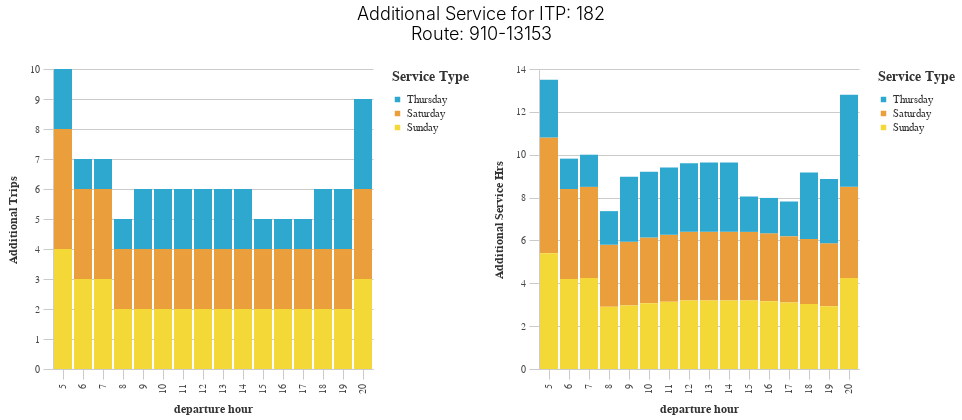

Notebook code for this chart:
### Code cell
additional_service_by_hour(service_increase, 
                           itp_id = 182, route = "910-13153")

### Figure 1 — Vega-Lite specification as saved in the notebook (floating-point values rounded to 4 significant figures)
{"width": 400, "height": 250, "background": "white", "config": {"title": {"fontSize": 18, "font": "Raleway", "anchor": "middle", "fontColor": "#333", "fontWeight": 300, "offset": 20}, "header": {"labelFont": "Nunito Sans", "titleFont": "Raleway"}, "axis": {"domain": true, "domainColor": "#cbcbcb", "grid": true, "gridColor": "#cbcbcb", "gridWidth": 1, "labelColor": "#474747", "labelFontSize": 10, "titleColor": "#333", "tickColor": "#cbcbcb", "tickSize": 10, "titleFontSize": 12, "titlePadding": 10, "labelPadding": 4, "labelFont": "Nunito Sans", "titleFont": "Raleway"}, "axisBand": {"grid": false}, "range": {"category_bright": ["#2EA8CE", "#EB9F3C", "#F4D837", "#51BF9D", "#8CBCCB", "#9487C0"], "category_bold": ["#136C97", "#E16B26", "#F6BF16", "#00896B", "#7790A3", "#5B559C"], "diverging": ["#E16B26", "#EB9F3C", "#f6e7e1", "#8CBCCB", "#2EA8CE", "#136C97"], "sequential": ["#B9D6DF", "#8CBCCB", "#2EA8CE", "#136C97", "#0B405B"]}, "legend": {"labelFont": "Nunito Sans", "labelFontSize": 11, "symbolType": "square", "symbolSize": 30, "titleFont": "Raleway", "titleFontSize": 14, "titlePadding": 10, "padding": 1, "orient": "right", "labelLimit": 0, "labelColor": "#333", "titleColor": "#333"}, "view": {"stroke": "transparent"}, "group": {"fill": "white"}, "arc": {"fill": "#8CBCCB"}, "area": {"fill": "#8CBCCB"}, "line": {"stroke": "#8CBCCB", "strokeWidth": 2}, "trail": {"color": "#8CBCCB", "stroke": "#8CBCCB", "strokeWidth": 0, "size": 1}, "path": {"stroke": "#8CBCCB", "strokeWidth": 0.5}, "rect": {"fill": "#8CBCCB"}, "point": {"filled": true, "shape": "circle"}, "shape": {"stroke": "#8CBCCB"}, "text": {"font": "Nunito Sans", "color": "#8CBCCB", "fontSize": 11, "align": "center", "fontWeight": 400, "size": 11}, "bar": {"binSpacing": 2, "fill": "#8CBCCB", "stroke": false}, "background": "white", "font": "Raleway"}, "hconcat": [{"mark": "bar", "encoding": {"color": {"field": "day_name", "scale": {"domain": ["Thursday", "Saturday", "Sunday"], "range": ["#2EA8CE", "#EB9F3C", "#F4D837", "#51BF9D", "#8CBCCB", "#9487C0"]}, "title": "Service Type", "type": "nominal"}, "x": {"field": "departure_hour", "title": "departure hour", "type": "ordinal"}, "y": {"field": "additional_trips", "title": "Additional Trips", "type": "quantitative"}}}, {"mark": "bar", "encoding": {"color": {"field": "day_name", "scale": {"domain": ["Thursday", "Saturday", "Sunday"], "range": ["#2EA8CE", "#EB9F3C", "#F4D837", "#51BF9D", "#8CBCCB", "#9487C0"]}, "title": "Service Type", "type": "nominal"}, "x": {"field": "departure_hour", "title": "departure hour", "type": "ordinal"}, "y": {"field": "addl_service_hrs", "title": "Additional Service Hrs", "type": "quantitative"}}}], "data": {"name": "data-bb2e4c9ae74fd444a438821915c57877"}, "resolve": {"scale": {"color": "independent"}}, "title": {"text": ["Additional Service for ITP: 182", "Route: 910-13153"]}, "$schema": "https://vega.github.io/schema/vega-lite/v4.17.0.json", "datasets": {"data-bb2e4c9ae74fd444a438821915c57877": [{"itp_id": 182, "shape_id": "9100212_DEC21", "day_name": "Saturday", "departure_hour": 5, "trips_per_hour": 0.0, "mean_runtime_min": null, "tract_type": "urban", "min_runtime_min": 81.0, "runtime": 81, "additional_trips": 4.0, "service_hrs": 0.0, "addl_service_hrs": 5.4, "service_hours_annual": 0.0, "addl_service_hrs_annual": 280.8, "route_id": "910-13153", "route_length": 206300.0, "total_routes": 119, "Route": 110, "County": "LA", "District": 7, "RouteType": "Interstate", "NB": 1, "SB": 1, "EB": 0, "WB": 0, "highway_length": 125200.0, "pct_route": 0.42, "pct_highway": 0.693, "parallel": 1}, {"itp_id": 182, "shape_id": "9100212_DEC21", "day_name": "Saturday", "departure_hour": 6, "trips_per_hour": 1.0, "mean_runtime_min": 84.0, "tract_type": "urban", "min_runtime_min": 81.0, "runtime": 84, "additional_trips": 3.0, "service_hrs": 1.4, "addl_service_hrs": 4.2, "service_hours_annual": 72.8, "addl_service_hrs_annual": 218.4, "route_id": "910-13153", "route_length": 206300.0, "total_routes": 119, "Route": 110, "County": "LA", "District": 7, "RouteType": "Interstate", "NB": 1, "SB": 1, "EB": 0, "WB": 0, "highway_length": 125200.0, "pct_route": 0.42, "pct_highway": 0.693, "parallel": 1}, {"itp_id": 182, "shape_id": "9100212_DEC21", "day_name": "Saturday", "departure_hour": 7, "trips_per_hour": 1.0, "mean_runtime_min": 85.0, "tract_type": "urban", "min_runtime_min": 81.0, "runtime": 85, "additional_trips": 3.0, "service_hrs": 1.417, "addl_service_hrs": 4.25, "service_hours_annual": 73.67, "addl_service_hrs_annual": 221.0, "route_id": "910-13153", "route_length": 206300.0, "total_routes": 119, "Route": 110, "County": "LA", "District": 7, "RouteType": "Interstate", "NB": 1, "SB": 1, "EB": 0, "WB": 0, "highway_length": 125200.0, "pct_route": 0.42, "pct_highway": 0.693, "parallel": 1}, {"itp_id": 182, "shape_id": "9100212_DEC21", "day_name": "Saturday", "departure_hour": 8, "trips_per_hour": 2.0, "mean_runtime_min": 87.0, "tract_type": "urban", "min_runtime_min": 81.0, "runtime": 87, "additional_trips": 2.0, "service_hrs": 2.9, "addl_service_hrs": 2.9, "service_hours_annual": 150.8, "addl_service_hrs_annual": 150.8, "route_id": "910-13153", "route_length": 206300.0, "total_routes": 119, "Route": 110, "County": "LA", "District": 7, "RouteType": "Interstate", "NB": 1, "SB": 1, "EB": 0, "WB": 0, "highway_length": 125200.0, "pct_route": 0.42, "pct_highway": 0.693, "parallel": 1}, {"itp_id": 182, "shape_id": "9100212_DEC21", "day_name": "Saturday", "departure_hour": 9, "trips_per_hour": 2.0, "mean_runtime_min": 89.0, "tract_type": "urban", "min_runtime_min": 81.0, "runtime": 89, "additional_trips": 2.0, "service_hrs": 2.967, "addl_service_hrs": 2.967, "service_hours_annual": 154.3, "addl_service_hrs_annual": 154.3, "route_id": "910-13153", "route_length": 206300.0, "total_routes": 119, "Route": 110, "County": "LA", "District": 7, "RouteType": "Interstate", "NB": 1, "SB": 1, "EB": 0, "WB": 0, "highway_length": 125200.0, "pct_route": 0.42, "pct_highway": 0.693, "parallel": 1}, {"itp_id": 182, "shape_id": "9100212_DEC21", "day_name": "Saturday", "departure_hour": 10, "trips_per_hour": 2.0, "mean_runtime_min": 92.0, "tract_type": "urban", "min_runtime_min": 81.0, "runtime": 92, "additional_trips": 2.0, "service_hrs": 3.067, "addl_service_hrs": 3.067, "service_hours_annual": 159.5, "addl_service_hrs_annual": 159.5, "route_id": "910-13153", "route_length": 206300.0, "total_routes": 119, "Route": 110, "County": "LA", "District": 7, "RouteType": "Interstate", "NB": 1, "SB": 1, "EB": 0, "WB": 0, "highway_length": 125200.0, "pct_route": 0.42, "pct_highway": 0.693, "parallel": 1}, {"itp_id": 182, "shape_id": "9100212_DEC21", "day_name": "Saturday", "departure_hour": 11, "trips_per_hour": 2.0, "mean_runtime_min": 94.0, "tract_type": "urban", "min_runtime_min": 81.0, "runtime": 94, "additional_trips": 2.0, "service_hrs": 3.133, "addl_service_hrs": 3.133, "service_hours_annual": 162.9, "addl_service_hrs_annual": 162.9, "route_id": "910-13153", "route_length": 206300.0, "total_routes": 119, "Route": 110, "County": "LA", "District": 7, "RouteType": "Interstate", "NB": 1, "SB": 1, "EB": 0, "WB": 0, "highway_length": 125200.0, "pct_route": 0.42, "pct_highway": 0.693, "parallel": 1}, {"itp_id": 182, "shape_id": "9100212_DEC21", "day_name": "Saturday", "departure_hour": 12, "trips_per_hour": 2.0, "mean_runtime_min": 96.0, "tract_type": "urban", "min_runtime_min": 81.0, "runtime": 96, "additional_trips": 2.0, "service_hrs": 3.2, "addl_service_hrs": 3.2, "service_hours_annual": 166.4, "addl_service_hrs_annual": 166.4, "route_id": "910-13153", "route_length": 206300.0, "total_routes": 119, "Route": 110, "County": "LA", "District": 7, "RouteType": "Interstate", "NB": 1, "SB": 1, "EB": 0, "WB": 0, "highway_length": 125200.0, "pct_route": 0.42, "pct_highway": 0.693, "parallel": 1}, {"itp_id": 182, "shape_id": "9100212_DEC21", "day_name": "Saturday", "departure_hour": 13, "trips_per_hour": 2.0, "mean_runtime_min": 96.0, "tract_type": "urban", "min_runtime_min": 81.0, "runtime": 96, "additional_trips": 2.0, "service_hrs": 3.2, "addl_service_hrs": 3.2, "service_hours_annual": 166.4, "addl_service_hrs_annual": 166.4, "route_id": "910-13153", "route_length": 206300.0, "total_routes": 119, "Route": 110, "County": "LA", "District": 7, "RouteType": "Interstate", "NB": 1, "SB": 1, "EB": 0, "WB": 0, "highway_length": 125200.0, "pct_route": 0.42, "pct_highway": 0.693, "parallel": 1}, {"itp_id": 182, "shape_id": "9100212_DEC21", "day_name": "Saturday", "departure_hour": 14, "trips_per_hour": 2.0, "mean_runtime_min": 96.0, "tract_type": "urban", "min_runtime_min": 81.0, "runtime": 96, "additional_trips": 2.0, "service_hrs": 3.2, "addl_service_hrs": 3.2, "service_hours_annual": 166.4, "addl_service_hrs_annual": 166.4, "route_id": "910-13153", "route_length": 206300.0, "total_routes": 119, "Route": 110, "County": "LA", "District": 7, "RouteType": "Interstate", "NB": 1, "SB": 1, "EB": 0, "WB": 0, "highway_length": 125200.0, "pct_route": 0.42, "pct_highway": 0.693, "parallel": 1}, {"itp_id": 182, "shape_id": "9100212_DEC21", "day_name": "Saturday", "departure_hour": 15, "trips_per_hour": 2.0, "mean_runtime_min": 96.0, "tract_type": "urban", "min_runtime_min": 81.0, "runtime": 96, "additional_trips": 2.0, "service_hrs": 3.2, "addl_service_hrs": 3.2, "service_hours_annual": 166.4, "addl_service_hrs_annual": 166.4, "route_id": "910-13153", "route_length": 206300.0, "total_routes": 119, "Route": 110, "County": "LA", "District": 7, "RouteType": "Interstate", "NB": 1, "SB": 1, "EB": 0, "WB": 0, "highway_length": 125200.0, "pct_route": 0.42, "pct_highway": 0.693, "parallel": 1}, {"itp_id": 182, "shape_id": "9100212_DEC21", "day_name": "Saturday", "departure_hour": 16, "trips_per_hour": 2.0, "mean_runtime_min": 95.0, "tract_type": "urban", "min_runtime_min": 81.0, "runtime": 95, "additional_trips": 2.0, "service_hrs": 3.167, "addl_service_hrs": 3.167, "service_hours_annual": 164.7, "addl_service_hrs_annual": 164.7, "route_id": "910-13153", "route_length": 206300.0, "total_routes": 119, "Route": 110, "County": "LA", "District": 7, "RouteType": "Interstate", "NB": 1, "SB": 1, "EB": 0, "WB": 0, "highway_length": 125200.0, "pct_route": 0.42, "pct_highway": 0.693, "parallel": 1}, {"itp_id": 182, "shape_id": "9100212_DEC21", "day_name": "Saturday", "departure_hour": 17, "trips_per_hour": 2.0, "mean_runtime_min": 93.0, "tract_type": "urban", "min_runtime_min": 81.0, "runtime": 93, "additional_trips": 2.0, "service_hrs": 3.1, "addl_service_hrs": 3.1, "service_hours_annual": 161.2, "addl_service_hrs_annual": 161.2, "route_id": "910-13153", "route_length": 206300.0, "total_routes": 119, "Route": 110, "County": "LA", "District": 7, "RouteType": "Interstate", "NB": 1, "SB": 1, "EB": 0, "WB": 0, "highway_length": 125200.0, "pct_route": 0.42, "pct_highway": 0.693, "parallel": 1}, {"itp_id": 182, "shape_id": "9100212_DEC21", "day_name": "Saturday", "departure_hour": 18, "trips_per_hour": 2.0, "mean_runtime_min": 91.0, "tract_type": "urban", "min_runtime_min": 81.0, "runtime": 91, "additional_trips": 2.0, "service_hrs": 3.033, "addl_service_hrs": 3.033, "service_hours_annual": 157.7, "addl_service_hrs_annual": 157.7, "route_id": "910-13153", "route_length": 206300.0, "total_routes": 119, "Route": 110, "County": "LA", "District": 7, "RouteType": "Interstate", "NB": 1, "SB": 1, "EB": 0, "WB": 0, "highway_length": 125200.0, "pct_route": 0.42, "pct_highway": 0.693, "parallel": 1}, {"itp_id": 182, "shape_id": "9100212_DEC21", "day_name": "Saturday", "departure_hour": 19, "trips_per_hour": 2.0, "mean_runtime_min": 88.0, "tract_type": "urban", "min_runtime_min": 81.0, "runtime": 88, "additional_trips": 2.0, "service_hrs": 2.933, "addl_service_hrs": 2.933, "service_hours_annual": 152.5, "addl_service_hrs_annual": 152.5, "route_id": "910-13153", "route_length": 206300.0, "total_routes": 119, "Route": 110, "County": "LA", "District": 7, "RouteType": "Interstate", "NB": 1, "SB": 1, "EB": 0, "WB": 0, "highway_length": 125200.0, "pct_route": 0.42, "pct_highway": 0.693, "parallel": 1}, {"itp_id": 182, "shape_id": "9100212_DEC21", "day_name": "Saturday", "departure_hour": 20, "trips_per_hour": 1.0, "mean_runtime_min": 85.0, "tract_type": "urban", "min_runtime_min": 81.0, "runtime": 85, "additional_trips": 3.0, "service_hrs": 1.417, "addl_service_hrs": 4.25, "service_hours_annual": 73.67, "addl_service_hrs_annual": 221.0, "route_id": "910-13153", "route_length": 206300.0, "total_routes": 119, "Route": 110, "County": "LA", "District": 7, "RouteType": "Interstate", "NB": 1, "SB": 1, "EB": 0, "WB": 0, "highway_length": 125200.0, "pct_route": 0.42, "pct_highway": 0.693, "parallel": 1}, {"itp_id": 182, "shape_id": "9100212_DEC21", "day_name": "Sunday", "departure_hour": 5, "trips_per_hour": 0.0, "mean_runtime_min": null, "tract_type": "urban", "min_runtime_min": 81.0, "runtime": 81, "additional_trips": 4.0, "service_hrs": 0.0, "addl_service_hrs": 5.4, "service_hours_annual": 0.0, "addl_service_hrs_annual": 280.8, "route_id": "910-13153", "route_length": 206300.0, "total_routes": 119, "Route": 110, "County": "LA", "District": 7, "RouteType": "Interstate", "NB": 1, "SB": 1, "EB": 0, "WB": 0, "highway_length": 125200.0, "pct_route": 0.42, "pct_highway": 0.693, "parallel": 1}, {"itp_id": 182, "shape_id": "9100212_DEC21", "day_name": "Sunday", "departure_hour": 6, "trips_per_hour": 1.0, "mean_runtime_min": 84.0, "tract_type": "urban", "min_runtime_min": 81.0, "runtime": 84, "additional_trips": 3.0, "service_hrs": 1.4, "addl_service_hrs": 4.2, "service_hours_annual": 72.8, "addl_service_hrs_annual": 218.4, "route_id": "910-13153", "route_length": 206300.0, "total_routes": 119, "Route": 110, "County": "LA", "District": 7, "RouteType": "Interstate", "NB": 1, "SB": 1, "EB": 0, "WB": 0, "highway_length": 125200.0, "pct_route": 0.42, "pct_highway": 0.693, "parallel": 1}, {"itp_id": 182, "shape_id": "9100212_DEC21", "day_name": "Sunday", "departure_hour": 7, "trips_per_hour": 1.0, "mean_runtime_min": 85.0, "tract_type": "urban", "min_runtime_min": 81.0, "runtime": 85, "additional_trips": 3.0, "service_hrs": 1.417, "addl_service_hrs": 4.25, "service_hours_annual": 73.67, "addl_service_hrs_annual": 221.0, "route_id": "910-13153", "route_length": 206300.0, "total_routes": 119, "Route": 110, "County": "LA", "District": 7, "RouteType": "Interstate", "NB": 1, "SB": 1, "EB": 0, "WB": 0, "highway_length": 125200.0, "pct_route": 0.42, "pct_highway": 0.693, "parallel": 1}, {"itp_id": 182, "shape_id": "9100212_DEC21", "day_name": "Sunday", "departure_hour": 8, "trips_per_hour": 2.0, "mean_runtime_min": 87.0, "tract_type": "urban", "min_runtime_min": 81.0, "runtime": 87, "additional_trips": 2.0, "service_hrs": 2.9, "addl_service_hrs": 2.9, "service_hours_annual": 150.8, "addl_service_hrs_annual": 150.8, "route_id": "910-13153", "route_length": 206300.0, "total_routes": 119, "Route": 110, "County": "LA", "District": 7, "RouteType": "Interstate", "NB": 1, "SB": 1, "EB": 0, "WB": 0, "highway_length": 125200.0, "pct_route": 0.42, "pct_highway": 0.693, "parallel": 1}, {"itp_id": 182, "shape_id": "9100212_DEC21", "day_name": "Sunday", "departure_hour": 9, "trips_per_hour": 2.0, "mean_runtime_min": 89.0, "tract_type": "urban", "min_runtime_min": 81.0, "runtime": 89, "additional_trips": 2.0, "service_hrs": 2.967, "addl_service_hrs": 2.967, "service_hours_annual": 154.3, "addl_service_hrs_annual": 154.3, "route_id": "910-13153", "route_length": 206300.0, "total_routes": 119, "Route": 110, "County": "LA", "District": 7, "RouteType": "Interstate", "NB": 1, "SB": 1, "EB": 0, "WB": 0, "highway_length": 125200.0, "pct_route": 0.42, "pct_highway": 0.693, "parallel": 1}, {"itp_id": 182, "shape_id": "9100212_DEC21", "day_name": "Sunday", "departure_hour": 10, "trips_per_hour": 2.0, "mean_runtime_min": 92.0, "tract_type": "urban", "min_runtime_min": 81.0, "runtime": 92, "additional_trips": 2.0, "service_hrs": 3.067, "addl_service_hrs": 3.067, "service_hours_annual": 159.5, "addl_service_hrs_annual": 159.5, "route_id": "910-13153", "route_length": 206300.0, "total_routes": 119, "Route": 110, "County": "LA", "District": 7, "RouteType": "Interstate", "NB": 1, "SB": 1, "EB": 0, "WB": 0, "highway_length": 125200.0, "pct_route": 0.42, "pct_highway": 0.693, "parallel": 1}, {"itp_id": 182, "shape_id": "9100212_DEC21", "day_name": "Sunday", "departure_hour": 11, "trips_per_hour": 2.0, "mean_runtime_min": 94.0, "tract_type": "urban", "min_runtime_min": 81.0, "runtime": 94, "additional_trips": 2.0, "service_hrs": 3.133, "addl_service_hrs": 3.133, "service_hours_annual": 162.9, "addl_service_hrs_annual": 162.9, "route_id": "910-13153", "route_length": 206300.0, "total_routes": 119, "Route": 110, "County": "LA", "District": 7, "RouteType": "Interstate", "NB": 1, "SB": 1, "EB": 0, "WB": 0, "highway_length": 125200.0, "pct_route": 0.42, "pct_highway": 0.693, "parallel": 1}, {"itp_id": 182, "shape_id": "9100212_DEC21", "day_name": "Sunday", "departure_hour": 12, "trips_per_hour": 2.0, "mean_runtime_min": 96.0, "tract_type": "urban", "min_runtime_min": 81.0, "runtime": 96, "additional_trips": 2.0, "service_hrs": 3.2, "addl_service_hrs": 3.2, "service_hours_annual": 166.4, "addl_service_hrs_annual": 166.4, "route_id": "910-13153", "route_length": 206300.0, "total_routes": 119, "Route": 110, "County": "LA", "District": 7, "RouteType": "Interstate", "NB": 1, "SB": 1, "EB": 0, "WB": 0, "highway_length": 125200.0, "pct_route": 0.42, "pct_highway": 0.693, "parallel": 1}, {"itp_id": 182, "shape_id": "9100212_DEC21", "day_name": "Sunday", "departure_hour": 13, "trips_per_hour": 2.0, "mean_runtime_min": 96.0, "tract_type": "urban", "min_runtime_min": 81.0, "runtime": 96, "additional_trips": 2.0, "service_hrs": 3.2, "addl_service_hrs": 3.2, "service_hours_annual": 166.4, "addl_service_hrs_annual": 166.4, "route_id": "910-13153", "route_length": 206300.0, "total_routes": 119, "Route": 110, "County": "LA", "District": 7, "RouteType": "Interstate", "NB": 1, "SB": 1, "EB": 0, "WB": 0, "highway_length": 125200.0, "pct_route": 0.42, "pct_highway": 0.693, "parallel": 1}, {"itp_id": 182, "shape_id": "9100212_DEC21", "day_name": "Sunday", "departure_hour": 14, "trips_per_hour": 2.0, "mean_runtime_min": 96.0, "tract_type": "urban", "min_runtime_min": 81.0, "runtime": 96, "additional_trips": 2.0, "service_hrs": 3.2, "addl_service_hrs": 3.2, "service_hours_annual": 166.4, "addl_service_hrs_annual": 166.4, "route_id": "910-13153", "route_length": 206300.0, "total_routes": 119, "Route": 110, "County": "LA", "District": 7, "RouteType": "Interstate", "NB": 1, "SB": 1, "EB": 0, "WB": 0, "highway_length": 125200.0, "pct_route": 0.42, "pct_highway": 0.693, "parallel": 1}, {"itp_id": 182, "shape_id": "9100212_DEC21", "day_name": "Sunday", "departure_hour": 15, "trips_per_hour": 2.0, "mean_runtime_min": 96.0, "tract_type": "urban", "min_runtime_min": 81.0, "runtime": 96, "additional_trips": 2.0, "service_hrs": 3.2, "addl_service_hrs": 3.2, "service_hours_annual": 166.4, "addl_service_hrs_annual": 166.4, "route_id": "910-13153", "route_length": 206300.0, "total_routes": 119, "Route": 110, "County": "LA", "District": 7, "RouteType": "Interstate", "NB": 1, "SB": 1, "EB": 0, "WB": 0, "highway_length": 125200.0, "pct_route": 0.42, "pct_highway": 0.693, "parallel": 1}, {"itp_id": 182, "shape_id": "9100212_DEC21", "day_name": "Sunday", "departure_hour": 16, "trips_per_hour": 2.0, "mean_runtime_min": 95.0, "tract_type": "urban", "min_runtime_min": 81.0, "runtime": 95, "additional_trips": 2.0, "service_hrs": 3.167, "addl_service_hrs": 3.167, "service_hours_annual": 164.7, "addl_service_hrs_annual": 164.7, "route_id": "910-13153", "route_length": 206300.0, "total_routes": 119, "Route": 110, "County": "LA", "District": 7, "RouteType": "Interstate", "NB": 1, "SB": 1, "EB": 0, "WB": 0, "highway_length": 125200.0, "pct_route": 0.42, "pct_highway": 0.693, "parallel": 1}, {"itp_id": 182, "shape_id": "9100212_DEC21", "day_name": "Sunday", "departure_hour": 17, "trips_per_hour": 2.0, "mean_runtime_min": 93.0, "tract_type": "urban", "min_runtime_min": 81.0, "runtime": 93, "additional_trips": 2.0, "service_hrs": 3.1, "addl_service_hrs": 3.1, "service_hours_annual": 161.2, "addl_service_hrs_annual": 161.2, "route_id": "910-13153", "route_length": 206300.0, "total_routes": 119, "Route": 110, "County": "LA", "District": 7, "RouteType": "Interstate", "NB": 1, "SB": 1, "EB": 0, "WB": 0, "highway_length": 125200.0, "pct_route": 0.42, "pct_highway": 0.693, "parallel": 1}, {"itp_id": 182, "shape_id": "9100212_DEC21", "day_name": "Sunday", "departure_hour": 18, "trips_per_hour": 2.0, "mean_runtime_min": 91.0, "tract_type": "urban", "min_runtime_min": 81.0, "runtime": 91, "additional_trips": 2.0, "service_hrs": 3.033, "addl_service_hrs": 3.033, "service_hours_annual": 157.7, "addl_service_hrs_annual": 157.7, "route_id": "910-13153", "route_length": 206300.0, "total_routes": 119, "Route": 110, "County": "LA", "District": 7, "RouteType": "Interstate", "NB": 1, "SB": 1, "EB": 0, "WB": 0, "highway_length": 125200.0, "pct_route": 0.42, "pct_highway": 0.693, "parallel": 1}, {"itp_id": 182, "shape_id": "9100212_DEC21", "day_name": "Sunday", "departure_hour": 19, "trips_per_hour": 2.0, "mean_runtime_min": 88.0, "tract_type": "urban", "min_runtime_min": 81.0, "runtime": 88, "additional_trips": 2.0, "service_hrs": 2.933, "addl_service_hrs": 2.933, "service_hours_annual": 152.5, "addl_service_hrs_annual": 152.5, "route_id": "910-13153", "route_length": 206300.0, "total_routes": 119, "Route": 110, "County": "LA", "District": 7, "RouteType": "Interstate", "NB": 1, "SB": 1, "EB": 0, "WB": 0, "highway_length": 125200.0, "pct_route": 0.42, "pct_highway": 0.693, "parallel": 1}, {"itp_id": 182, "shape_id": "9100212_DEC21", "day_name": "Sunday", "departure_hour": 20, "trips_per_hour": 1.0, "mean_runtime_min": 85.0, "tract_type": "urban", "min_runtime_min": 81.0, "runtime": 85, "additional_trips": 3.0, "service_hrs": 1.417, "addl_service_hrs": 4.25, "service_hours_annual": 73.67, "addl_service_hrs_annual": 221.0, "route_id": "910-13153", "route_length": 206300.0, "total_routes": 119, "Route": 110, "County": "LA", "District": 7, "RouteType": "Interstate", "NB": 1, "SB": 1, "EB": 0, "WB": 0, "highway_length": 125200.0, "pct_route": 0.42, "pct_highway": 0.693, "parallel": 1}, {"itp_id": 182, "shape_id": "9100212_DEC21", "day_name": "Thursday", "departure_hour": 5, "trips_per_hour": 2.0, "mean_runtime_min": 81.0, "tract_type": "urban", "min_runtime_min": 81.0, "runtime": 81, "additional_trips": 2.0, "service_hrs": 2.7, "addl_service_hrs": 2.7, "service_hours_annual": 702.0, "addl_service_hrs_annual": 702.0, "route_id": "910-13153", "route_length": 206300.0, "total_routes": 119, "Route": 110, "County": "LA", "District": 7, "RouteType": "Interstate", "NB": 1, "SB": 1, "EB": 0, "WB": 0, "highway_length": 125200.0, "pct_route": 0.42, "pct_highway": 0.693, "parallel": 1}, {"itp_id": 182, "shape_id": "9100212_DEC21", "day_name": "Thursday", "departure_hour": 6, "trips_per_hour": 3.0, "mean_runtime_min": 85.0, "tract_type": "urban", "min_runtime_min": 81.0, "runtime": 85, "additional_trips": 1.0, "service_hrs": 4.25, "addl_service_hrs": 1.417, "service_hours_annual": 1105.0, "addl_service_hrs_annual": 368.3, "route_id": "910-13153", "route_length": 206300.0, "total_routes": 119, "Route": 110, "County": "LA", "District": 7, "RouteType": "Interstate", "NB": 1, "SB": 1, "EB": 0, "WB": 0, "highway_length": 125200.0, "pct_route": 0.42, "pct_highway": 0.693, "parallel": 1}, {"itp_id": 182, "shape_id": "9100212_DEC21", "day_name": "Thursday", "departure_hour": 7, "trips_per_hour": 3.0, "mean_runtime_min": 90.0, "tract_type": "urban", "min_runtime_min": 81.0, "runtime": 90, "additional_trips": 1.0, "service_hrs": 4.5, "addl_service_hrs": 1.5, "service_hours_annual": 1170.0, "addl_service_hrs_annual": 390.0, "route_id": "910-13153", "route_length": 206300.0, "total_routes": 119, "Route": 110, "County": "LA", "District": 7, "RouteType": "Interstate", "NB": 1, "SB": 1, "EB": 0, "WB": 0, "highway_length": 125200.0, "pct_route": 0.42, "pct_highway": 0.693, "parallel": 1}, {"itp_id": 182, "shape_id": "9100212_DEC21", "day_name": "Thursday", "departure_hour": 8, "trips_per_hour": 3.0, "mean_runtime_min": 94.0, "tract_type": "urban", "min_runtime_min": 81.0, "runtime": 94, "additional_trips": 1.0, "service_hrs": 4.7, "addl_service_hrs": 1.567, "service_hours_annual": 1222.0, "addl_service_hrs_annual": 407.3, "route_id": "910-13153", "route_length": 206300.0, "total_routes": 119, "Route": 110, "County": "LA", "District": 7, "RouteType": "Interstate", "NB": 1, "SB": 1, "EB": 0, "WB": 0, "highway_length": 125200.0, "pct_route": 0.42, "pct_highway": 0.693, "parallel": 1}, {"itp_id": 182, "shape_id": "9100212_DEC21", "day_name": "Thursday", "departure_hour": 9, "trips_per_hour": 2.0, "mean_runtime_min": 91.0, "tract_type": "urban", "min_runtime_min": 81.0, "runtime": 91, "additional_trips": 2.0, "service_hrs": 3.033, "addl_service_hrs": 3.033, "service_hours_annual": 788.7, "addl_service_hrs_annual": 788.7, "route_id": "910-13153", "route_length": 206300.0, "total_routes": 119, "Route": 110, "County": "LA", "District": 7, "RouteType": "Interstate", "NB": 1, "SB": 1, "EB": 0, "WB": 0, "highway_length": 125200.0, "pct_route": 0.42, "pct_highway": 0.693, "parallel": 1}, {"itp_id": 182, "shape_id": "9100212_DEC21", "day_name": "Thursday", "departure_hour": 10, "trips_per_hour": 2.0, "mean_runtime_min": 92.0, "tract_type": "urban", "min_runtime_min": 81.0, "runtime": 92, "additional_trips": 2.0, "service_hrs": 3.067, "addl_service_hrs": 3.067, "service_hours_annual": 797.3, "addl_service_hrs_annual": 797.3, "route_id": "910-13153", "route_length": 206300.0, "total_routes": 119, "Route": 110, "County": "LA", "District": 7, "RouteType": "Interstate", "NB": 1, "SB": 1, "EB": 0, "WB": 0, "highway_length": 125200.0, "pct_route": 0.42, "pct_highway": 0.693, "parallel": 1}, {"itp_id": 182, "shape_id": "9100212_DEC21", "day_name": "Thursday", "departure_hour": 11, "trips_per_hour": 2.0, "mean_runtime_min": 94.0, "tract_type": "urban", "min_runtime_min": 81.0, "runtime": 94, "additional_trips": 2.0, "service_hrs": 3.133, "addl_service_hrs": 3.133, "service_hours_annual": 814.7, "addl_service_hrs_annual": 814.7, "route_id": "910-13153", "route_length": 206300.0, "total_routes": 119, "Route": 110, "County": "LA", "District": 7, "RouteType": "Interstate", "NB": 1, "SB": 1, "EB": 0, "WB": 0, "highway_length": 125200.0, "pct_route": 0.42, "pct_highway": 0.693, "parallel": 1}, {"itp_id": 182, "shape_id": "9100212_DEC21", "day_name": "Thursday", "departure_hour": 12, "trips_per_hour": 2.0, "mean_runtime_min": 96.0, "tract_type": "urban", "min_runtime_min": 81.0, "runtime": 96, "additional_trips": 2.0, "service_hrs": 3.2, "addl_service_hrs": 3.2, "service_hours_annual": 832.0, "addl_service_hrs_annual": 832.0, "route_id": "910-13153", "route_length": 206300.0, "total_routes": 119, "Route": 110, "County": "LA", "District": 7, "RouteType": "Interstate", "NB": 1, "SB": 1, "EB": 0, "WB": 0, "highway_length": 125200.0, "pct_route": 0.42, "pct_highway": 0.693, "parallel": 1}, {"itp_id": 182, "shape_id": "9100212_DEC21", "day_name": "Thursday", "departure_hour": 13, "trips_per_hour": 2.0, "mean_runtime_min": 97.0, "tract_type": "urban", "min_runtime_min": 81.0, "runtime": 97, "additional_trips": 2.0, "service_hrs": 3.233, "addl_service_hrs": 3.233, "service_hours_annual": 840.7, "addl_service_hrs_annual": 840.7, "route_id": "910-13153", "route_length": 206300.0, "total_routes": 119, "Route": 110, "County": "LA", "District": 7, "RouteType": "Interstate", "NB": 1, "SB": 1, "EB": 0, "WB": 0, "highway_length": 125200.0, "pct_route": 0.42, "pct_highway": 0.693, "parallel": 1}, {"itp_id": 182, "shape_id": "9100212_DEC21", "day_name": "Thursday", "departure_hour": 14, "trips_per_hour": 2.0, "mean_runtime_min": 97.0, "tract_type": "urban", "min_runtime_min": 81.0, "runtime": 97, "additional_trips": 2.0, "service_hrs": 3.233, "addl_service_hrs": 3.233, "service_hours_annual": 840.7, "addl_service_hrs_annual": 840.7, "route_id": "910-13153", "route_length": 206300.0, "total_routes": 119, "Route": 110, "County": "LA", "District": 7, "RouteType": "Interstate", "NB": 1, "SB": 1, "EB": 0, "WB": 0, "highway_length": 125200.0, "pct_route": 0.42, "pct_highway": 0.693, "parallel": 1}, {"itp_id": 182, "shape_id": "9100212_DEC21", "day_name": "Thursday", "departure_hour": 15, "trips_per_hour": 3.0, "mean_runtime_min": 99.0, "tract_type": "urban", "min_runtime_min": 81.0, "runtime": 99, "additional_trips": 1.0, "service_hrs": 4.95, "addl_service_hrs": 1.65, "service_hours_annual": 1287.0, "addl_service_hrs_annual": 429.0, "route_id": "910-13153", "route_length": 206300.0, "total_routes": 119, "Route": 110, "County": "LA", "District": 7, "RouteType": "Interstate", "NB": 1, "SB": 1, "EB": 0, "WB": 0, "highway_length": 125200.0, "pct_route": 0.42, "pct_highway": 0.693, "parallel": 1}, {"itp_id": 182, "shape_id": "9100212_DEC21", "day_name": "Thursday", "departure_hour": 16, "trips_per_hour": 3.0, "mean_runtime_min": 99.0, "tract_type": "urban", "min_runtime_min": 81.0, "runtime": 99, "additional_trips": 1.0, "service_hrs": 4.95, "addl_service_hrs": 1.65, "service_hours_annual": 1287.0, "addl_service_hrs_annual": 429.0, "route_id": "910-13153", "route_length": 206300.0, "total_routes": 119, "Route": 110, "County": "LA", "District": 7, "RouteType": "Interstate", "NB": 1, "SB": 1, "EB": 0, "WB": 0, "highway_length": 125200.0, "pct_route": 0.42, "pct_highway": 0.693, "parallel": 1}, {"itp_id": 182, "shape_id": "9100212_DEC21", "day_name": "Thursday", "departure_hour": 17, "trips_per_hour": 3.0, "mean_runtime_min": 97.0, "tract_type": "urban", "min_runtime_min": 81.0, "runtime": 97, "additional_trips": 1.0, "service_hrs": 4.85, "addl_service_hrs": 1.617, "service_hours_annual": 1261.0, "addl_service_hrs_annual": 420.3, "route_id": "910-13153", "route_length": 206300.0, "total_routes": 119, "Route": 110, "County": "LA", "District": 7, "RouteType": "Interstate", "NB": 1, "SB": 1, "EB": 0, "WB": 0, "highway_length": 125200.0, "pct_route": 0.42, "pct_highway": 0.693, "parallel": 1}, {"itp_id": 182, "shape_id": "9100212_DEC21", "day_name": "Thursday", "departure_hour": 18, "trips_per_hour": 2.0, "mean_runtime_min": 93.0, "tract_type": "urban", "min_runtime_min": 81.0, "runtime": 93, "additional_trips": 2.0, "service_hrs": 3.1, "addl_service_hrs": 3.1, "service_hours_annual": 806.0, "addl_service_hrs_annual": 806.0, "route_id": "910-13153", "route_length": 206300.0, "total_routes": 119, "Route": 110, "County": "LA", "District": 7, "RouteType": "Interstate", "NB": 1, "SB": 1, "EB": 0, "WB": 0, "highway_length": 125200.0, "pct_route": 0.42, "pct_highway": 0.693, "parallel": 1}, {"itp_id": 182, "shape_id": "9100212_DEC21", "day_name": "Thursday", "departure_hour": 19, "trips_per_hour": 2.0, "mean_runtime_min": 90.0, "tract_type": "urban", "min_runtime_min": 81.0, "runtime": 90, "additional_trips": 2.0, "service_hrs": 3.0, "addl_service_hrs": 3.0, "service_hours_annual": 780.0, "addl_service_hrs_annual": 780.0, "route_id": "910-13153", "route_length": 206300.0, "total_routes": 119, "Route": 110, "County": "LA", "District": 7, "RouteType": "Interstate", "NB": 1, "SB": 1, "EB": 0, "WB": 0, "highway_length": 125200.0, "pct_route": 0.42, "pct_highway": 0.693, "parallel": 1}, {"itp_id": 182, "shape_id": "9100212_DEC21", "day_name": "Thursday", "departure_hour": 20, "trips_per_hour": 1.0, "mean_runtime_min": 86.0, "tract_type": "urban", "min_runtime_min": 81.0, "runtime": 86, "additional_trips": 3.0, "service_hrs": 1.433, "addl_service_hrs": 4.3, "service_hours_annual": 372.7, "addl_service_hrs_annual": 1118.0, "route_id": "910-13153", "route_length": 206300.0, "total_routes": 119, "Route": 110, "County": "LA", "District": 7, "RouteType": "Interstate", "NB": 1, "SB": 1, "EB": 0, "WB": 0, "highway_length": 125200.0, "pct_route": 0.42, "pct_highway": 0.693, "parallel": 1}]}}
